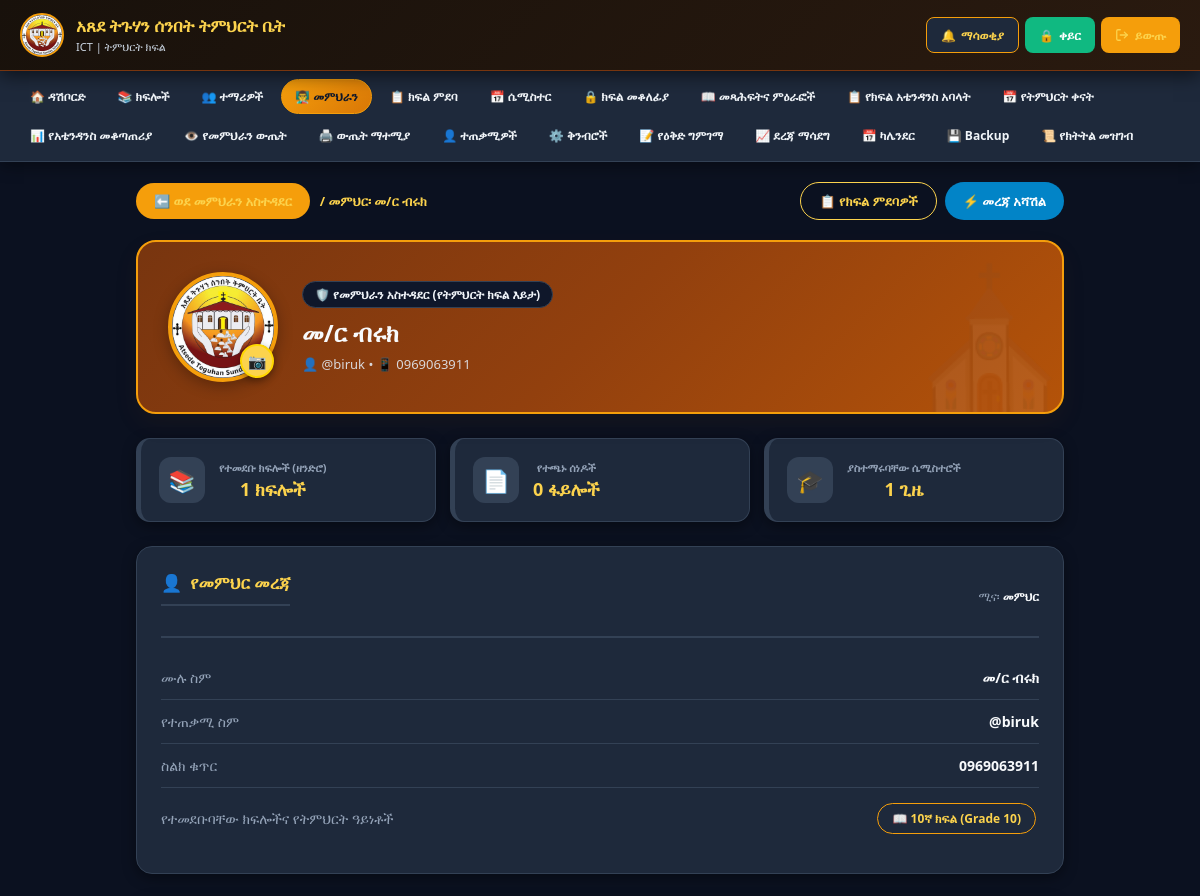
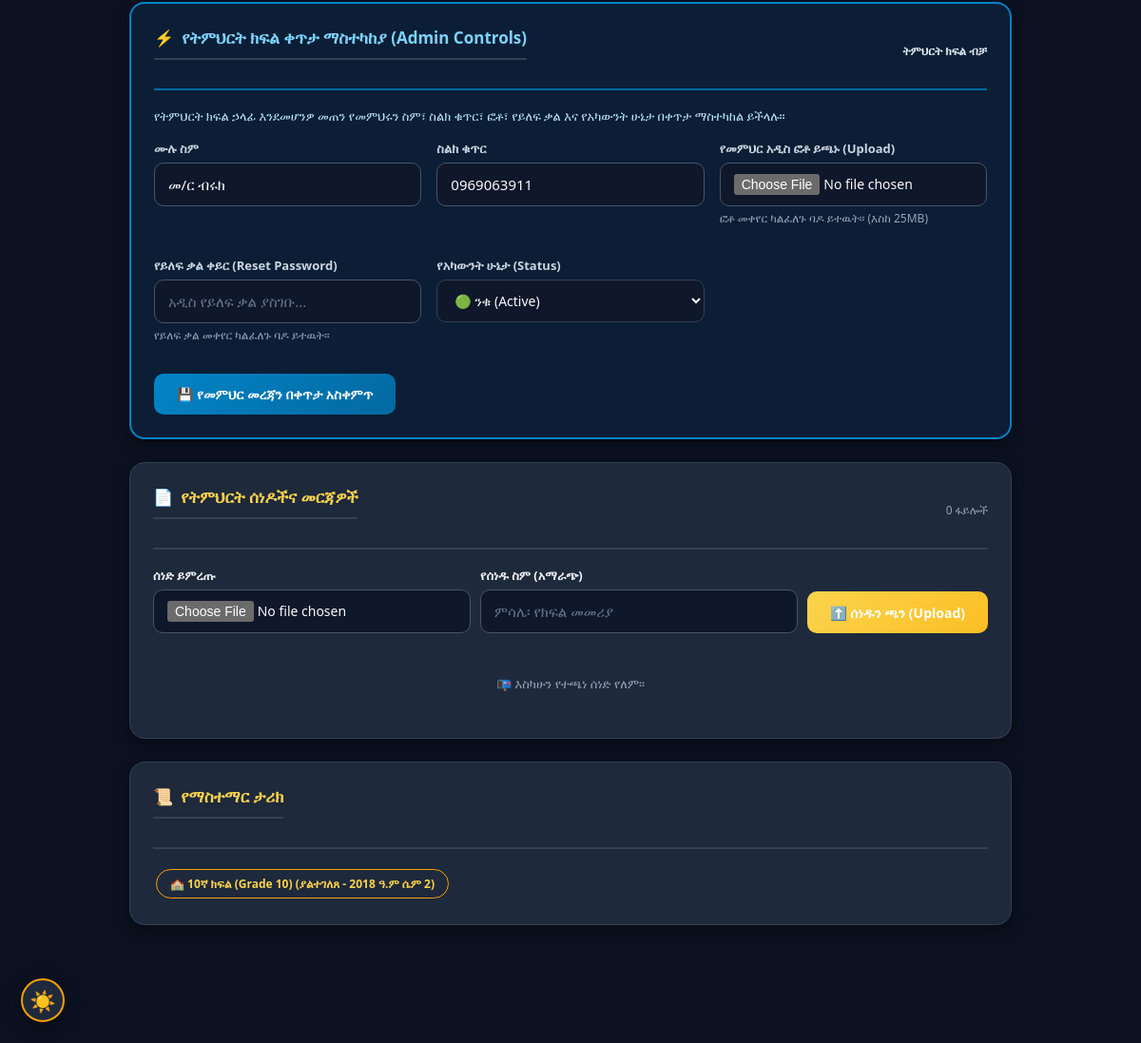
The app's page /teacher_profile.php?id=8 (signed in), older data (2 pictures, top to bottom).
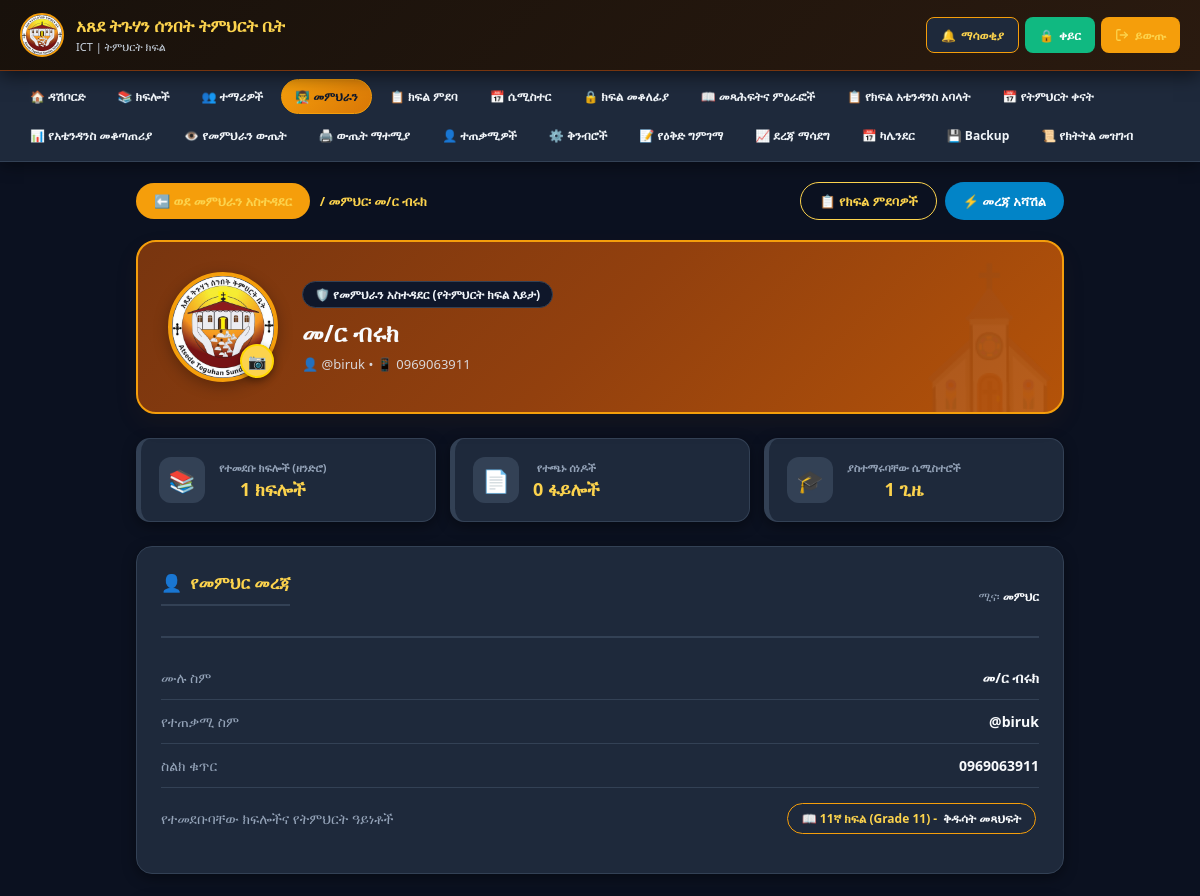
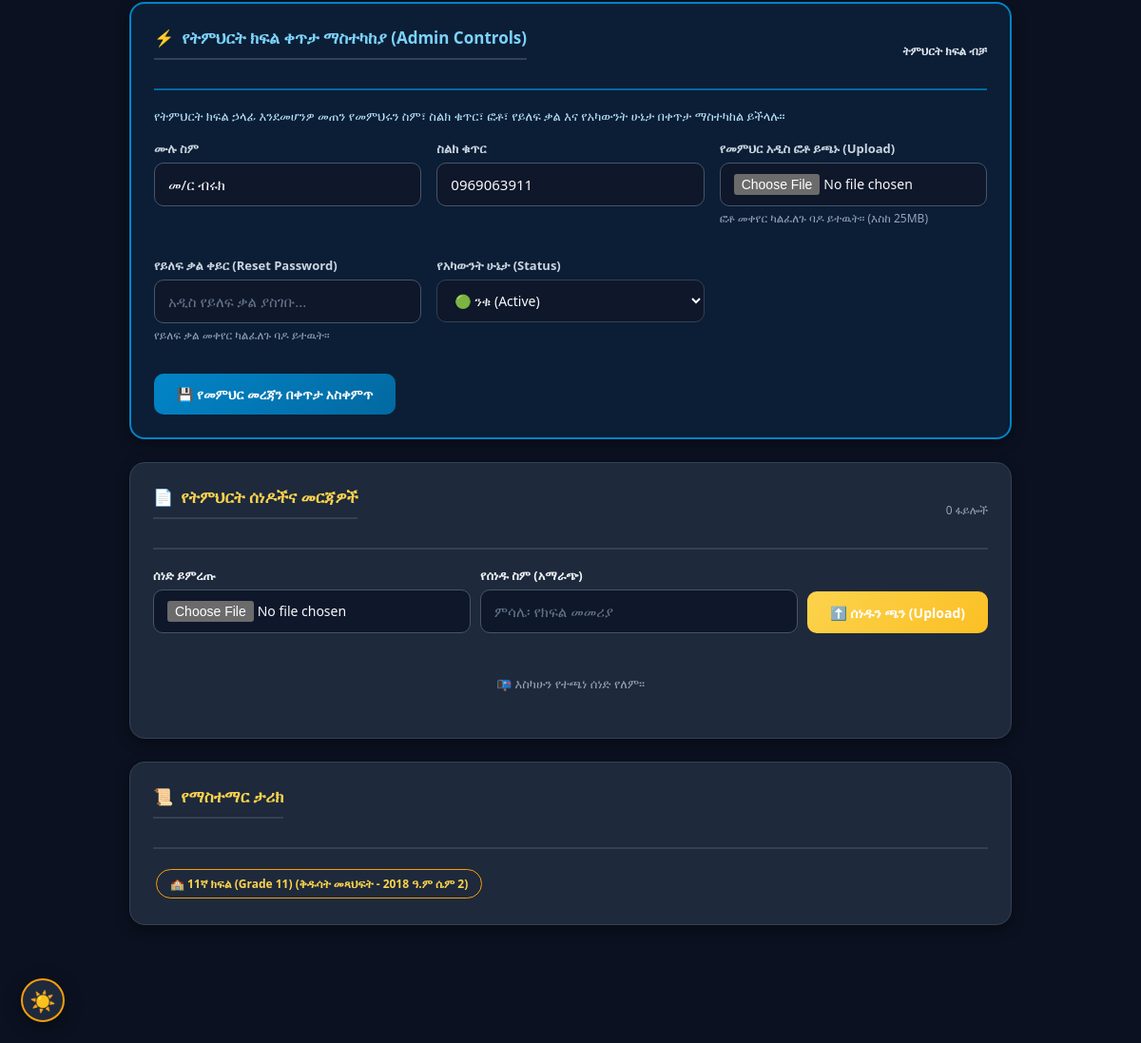
The same page, newer data (2 pictures, top to bottom).
### tables this page shows
CREATE TABLE `teacher_class` (
  `id` int(11) NOT NULL,
  `teacher_id` int(11) NOT NULL,
  `class_id` int(11) NOT NULL,
  `subject_id` int(11) DEFAULT NULL,
  `subject_name` varchar(100) DEFAULT NULL,
  `semester_id` int(11) NOT NULL,
  `locked` tinyint(1) DEFAULT 0,
  `attendance_locked` tinyint(1) NOT NULL DEFAULT 0,
  `plan_locked` tinyint(1) NOT NULL DEFAULT 0,
  `assigned_date` timestamp NOT NULL DEFAULT current_timestamp()
);

CREATE TABLE `classes` (
  `id` int(11) NOT NULL,
  `grade_id` int(11) DEFAULT NULL,
  `name` varchar(50) NOT NULL,
  `description` text DEFAULT NULL,
  `created_at` timestamp NOT NULL DEFAULT current_timestamp()
);

CREATE TABLE `semesters` (
  `id` int(11) NOT NULL,
  `name` varchar(50) NOT NULL,
  `status` enum('active','closed') DEFAULT 'active',
  `start_date` date DEFAULT NULL,
  `end_date` date DEFAULT NULL,
  `created_at` timestamp NOT NULL DEFAULT current_timestamp(),
  `ethiopian_year` int(11) DEFAULT NULL,
  `semester_number` int(11) DEFAULT NULL
);

### db.php (called while the page is built, shortened)
<?php
function dbQuery($conn, $sql, $types = "", $params = []) {
    if (empty($params)) {
        return mysqli_query($conn, $sql);
    }
    $stmt = mysqli_prepare($conn, $sql);
    if (!empty($types) && !empty($params)) {
        mysqli_stmt_bind_param($stmt, $types, ...$params);
    }
    mysqli_stmt_execute($stmt);
    $result = mysqli_stmt_get_result($stmt);
    return $result;
}
function dbFetchAll($conn, $sql, $types = "", $params = []) {
    $result = dbQuery($conn, $sql, $types, $params);
    $rows = [];
    while ($row = mysqli_fetch_assoc($result)) {
        $rows[] = $row;
    }
    return $rows;
}
function dbFetchOne($conn, $sql, $types = "", $params = []) {
    $result = dbQuery($conn, $sql, $types, $params);
    if (!$result || mysqli_num_rows($result) === 0) return null;
    return mysqli_fetch_assoc($result);
}
function isAdmin() {
    return (isset($_SESSION['role']) && $_SESSION['role'] === 'admin');
}
function getCurrentSemester($conn) {
    return dbFetchOne($conn, "SELECT * FROM semesters WHERE status = 'active' LIMIT 1");
}
function getTeacherClasses($conn, $teacher_id, $semester_id) {
    $teacher_id = intval($teacher_id);
    $semester_id = intval($semester_id);
    return dbFetchAll(
        $conn,
        "SELECT tc.*, c.name as class_name, c.id as class_id,
                COALESCE(s.name, tc.subject_name, '') as assigned_subject_name,
                s.id as assigned_subject_id,
                COUNT(DISTINCT st.id) as student_count
         FROM teacher_class tc
         JOIN classes c ON tc.class_id = c.id
         LEFT JOIN subjects s ON tc.subject_id = s.id
         LEFT JOIN students st ON c.id = st.class_id AND (st.is_deleted = 0 OR st.is_deleted IS NULL)
         WHERE tc.teacher_id = ?
         AND tc.semester_id = ?
         GROUP BY c.id, tc.id
         ORDER BY c.name",
        "ii",
        [$teacher_id, $semester_id]
    );
}
?>

### teacher_profile.php (the view, shortened to what the changed rows need)
<?php
require_once 'db.php';
$is_admin = isAdmin();
$logged_user_id = intval($_SESSION['user_id'] ?? 0);
if (isTeacher()) {
    $teacher_id = $logged_user_id;
} else {
    $teacher_id = isset($_GET['id']) ? intval($_GET['id']) : 0;
}
$teacher_query = "SELECT u.*,
                  (SELECT COUNT(*) FROM teacher_documents WHERE teacher_id = u.id) as doc_count
                  FROM users u
                  WHERE u.id = ? AND u.role = 'teacher'";
$teacher = dbFetchOne($conn, $teacher_query, "i", [$teacher_id]);
$teacher_name = $teacher['name'];
$current_semester = getCurrentSemester($conn);
$semester_id = $current_semester ? intval($current_semester['id']) : 0;
$current_assignments = getTeacherClasses($conn, $teacher_id, $semester_id);
$history_query = "SELECT c.name as class_name, COALESCE(s.name, tc.subject_name, 'ያልተገለጸ') as subject_name, sem.name as semester_name, sem.ethiopian_year, sem.semester_number
                  FROM teacher_class tc
                  JOIN classes c ON tc.class_id = c.id
                  JOIN semesters sem ON tc.semester_id = sem.id
                  LEFT JOIN subjects s ON tc.subject_id = s.id
                  WHERE tc.teacher_id = ?
                  ORDER BY sem.ethiopian_year DESC, sem.semester_number DESC";
$history = dbFetchAll($conn, $history_query, "i", [$teacher_id]);
$nav_active = $is_admin ? 'manage_teachers' : 'teacher_profile';
?>
<!DOCTYPE html>
<html lang="am">
<head>
    <?php include 'pwa_head.php'; ?>
</head>
<body>
    <?php include 'mobile_nav.php'; ?>
    <div class="container">
        <div class="hero-profile-card">
            <div class="hero-content">
                <div class="teacher-meta">
                    <h1><?php echo htmlspecialchars($teacher_name); ?></h1>
                </div>
            </div>
        </div>
        <div class="card">
            <div class="detail-row">
                <div style="text-align: right;">
                    <?php if (!empty($current_assignments)): ?>
                        <?php foreach ($current_assignments as $ca): ?>
                            <span class="chip">
                                📖 <?php echo htmlspecialchars($ca['class_name']); ?>
                                <?php if (!empty($ca['assigned_subject_name'])): ?>
                                    - <strong style="color:var(--brown-dark);"><?php echo htmlspecialchars($ca['assigned_subject_name']); ?></strong>
                                <?php endif; ?>
                            </span>
                        <?php endforeach; ?>
                    <?php else: ?>
                        <span style="color:#9CA3AF; font-size:13px;">ለዚህ ሴሚስተር የተመደበ ክፍል የለም</span>
                    <?php endif; ?>
                </div>
            </div>
        </div>
        <div class="card">
            <?php if (!empty($history)): ?>
                <div style="display: flex; flex-wrap: wrap; gap: 8px;">
                    <?php foreach ($history as $h): ?>
                        <span class="chip">
                            🏫 <?php echo htmlspecialchars($h['class_name']); ?>
                            (<?php echo htmlspecialchars($h['subject_name']); ?> - <?php echo $h['ethiopian_year']; ?> ዓ.ም ሴም <?php echo $h['semester_number']; ?>)
                        </span>
                    <?php endforeach; ?>
                </div>
            <?php else: ?>
                <div style="text-align: center; padding: 20px; color: #9CA3AF; font-size: 13px;">
                    እስካሁን ምንም የማስተማር ታሪክ አልተመዘገበም።
                </div>
            <?php endif; ?>
        </div>
    </div>
</body>
</html>

### mobile_nav.php (shortened to what the changed rows need)
<?php
$nav_active = $nav_active ?? '';
$nav_items = [];
?>
<header class="site-header">
  <div class="header-content">
    <div class="logo-area">
      <div class="site-title">
        <h1>አጸደ ትጉሃን ሰንበት ትምህርት ቤት</h1>
      </div>
    </div>
  </div>
</header>
<?php if (!empty($nav_items)): ?>
<nav class="site-nav" id="site-nav">
  <div class="nav-inner">
    <div class="nav-links-desktop">
      <?php foreach ($nav_items as $item): ?>
      <a href="<?php echo $item['url']; ?>"
         class="nav-link<?php echo ($nav_active === $item['key']) ? ' active' : ''; ?>">
        <?php echo $item['icon']; ?> <?php echo $item['label']; ?>
      </a>
      <?php endforeach; ?>
    </div>
  </div>
</nav>
<?php endif; ?>

Row changes from the older to the newer data that the page shows:
removed teacher_class: class.name "10ኛ ክፍል (Grade 10)"
no longer on this page (row unchanged): classes: name "10ኛ ክፍል (Grade 10)", subject_name "ያልተገለጸ", semesters.ethiopian_year "2018", semesters.semester_number "2"
added teacher_class: class.name "11ኛ ክፍል (Grade 11)", assigned_subject_name "ቅዱሳት መጻህፍት"
now on this page (row unchanged): classes: name "11ኛ ክፍል (Grade 11)", subject_name "ቅዱሳት መጻህፍት", semesters.ethiopian_year "2018", semesters.semester_number "2"
